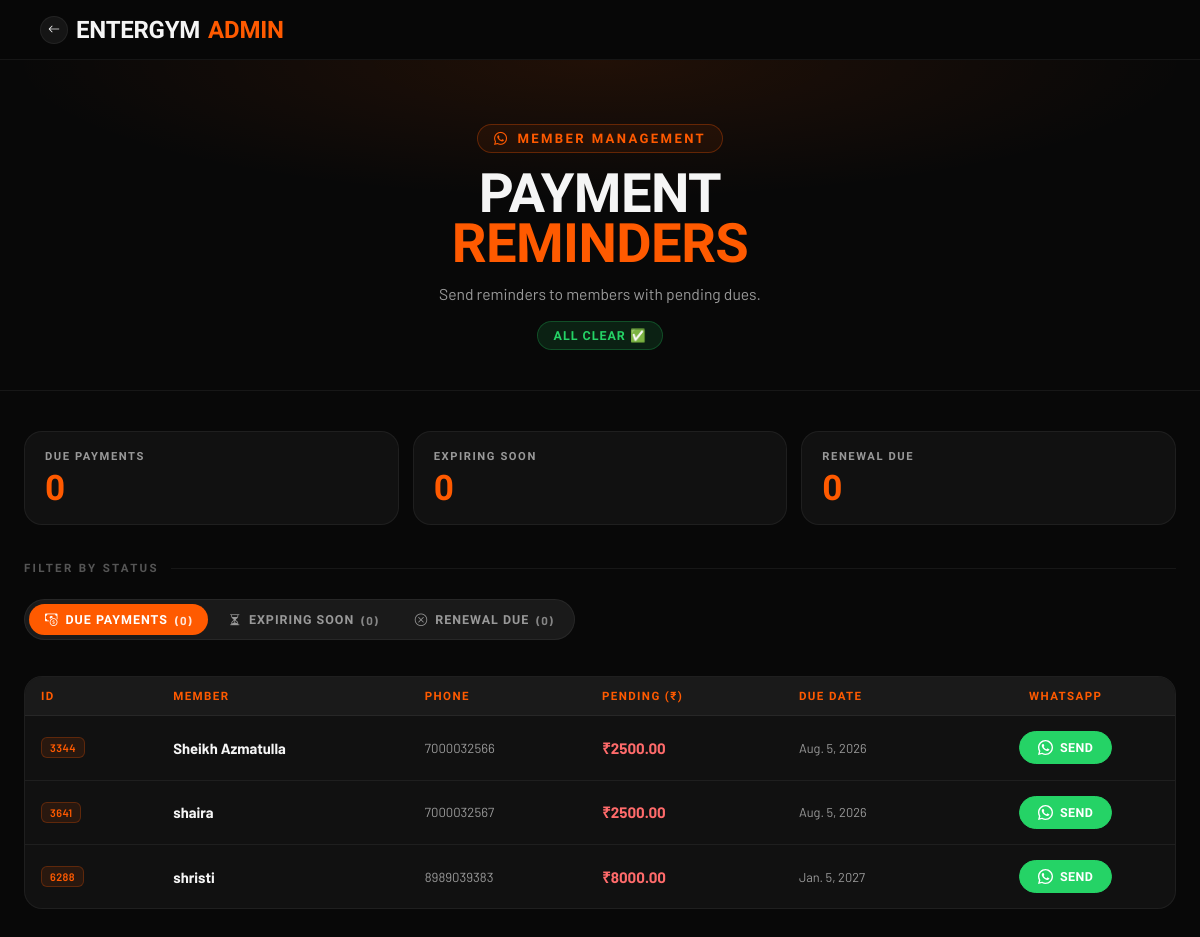
The page /admin-tools/whatsapp/ (signed in) on the database as committed earlier.
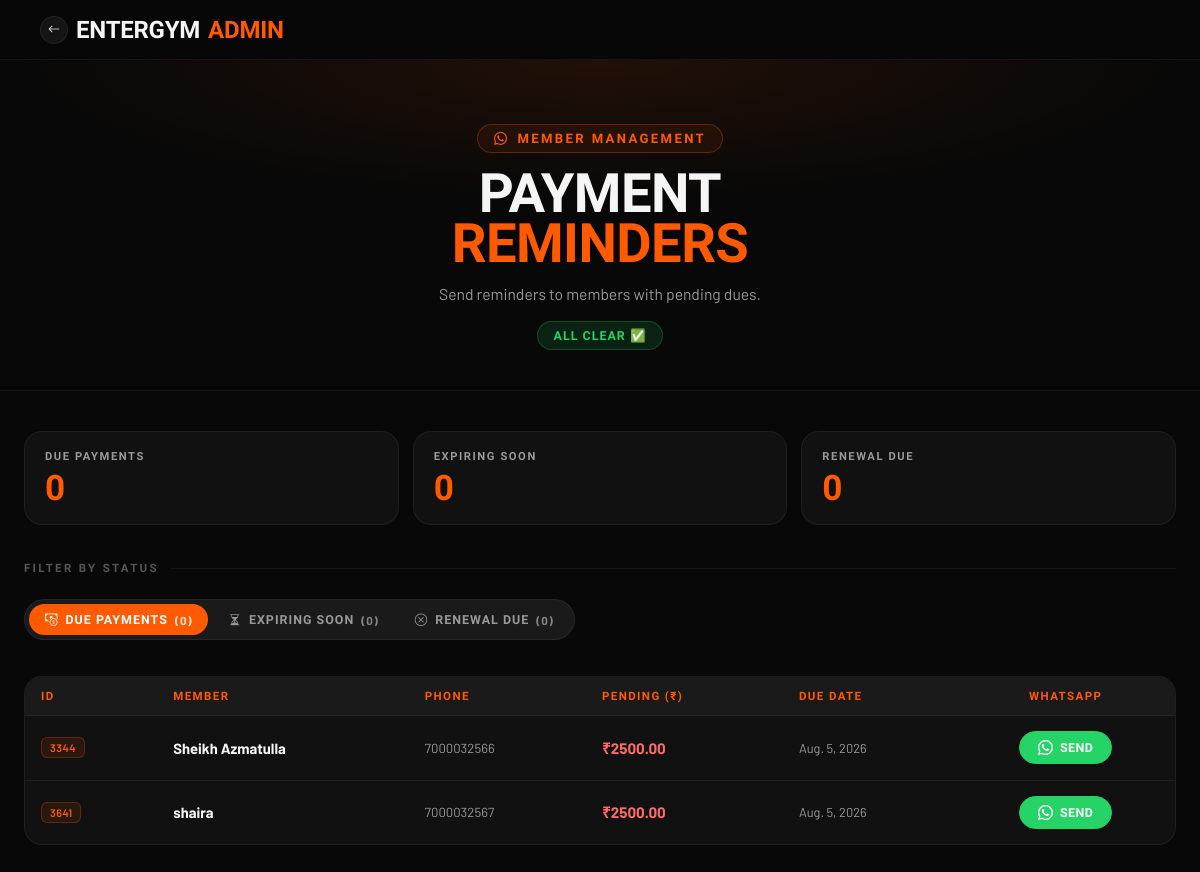
The same page on the database as committed later.
### AuthFit/models.py (models this page shows, shortened)
class Enrollment(models.Model):
    gym = models.ForeignKey(Gym, on_delete=models.CASCADE, db_index=True)
    objects = GymManager()
    GENDER_CHOICES = [('M', 'Male'), ('F', 'Female')]
    PAYMENT = [("Done", 'Done'), ("Pending", 'Pending')]
    METHOD = [('C', 'CASH'), ('U', 'UPI'), ('B', 'UPI + CASH')]
    SOURCE_CHOICES = [
        ("OWNER", "Owner"),
        ("MEMBER", "Member"),
    ]
    unique_id = models.CharField(max_length=10, editable=False, db_index=True)
    user = models.ForeignKey(
        User, on_delete=models.CASCADE, null=True, blank=True
    )
    profile_completed = models.BooleanField(default=False)
    source = models.CharField(max_length=10, choices=SOURCE_CHOICES, default="OWNER")
    fullname = models.CharField(max_length=25)
    email = models.EmailField(blank=True ,null=True)          # blank allowed — owner won't fill this
    gender = models.CharField(max_length=1, choices=GENDER_CHOICES, blank=True ,null=True)
    phone = models.CharField(max_length=10, db_index=True)   # primary lookup field now
    address = models.TextField(blank=True)
    reference = models.CharField(max_length=30, null=True, blank=True)
    selectPlan = models.ForeignKey(MembershipPlan, on_delete=models.CASCADE)
    trainer = models.ForeignKey(
        Trainer, on_delete=models.SET_NULL, null=True, blank=True
    )
    Amount = models.DecimalField(max_digits=10, decimal_places=2)
    paidAmount = models.DecimalField(default=0,max_digits=10,decimal_places=2,null=False)
    paymentDate = models.DateField(blank=True, null=True)
    paymentMethod = models.CharField(
        max_length=1, choices=METHOD, blank=True, null=True
    )
    pendingAmount = models.DecimalField(default=0,max_digits=10,decimal_places=2)
    pendingpaymentMethod = models.CharField(
        max_length=1, choices=METHOD, blank=True, null=True
    )
    pendingpaymentDate =  models.DateField(blank=True, null=True)
    paymentStatus = models.CharField(
        max_length=10, choices=PAYMENT, default="Pending"
    )
    last_expiry_notif_sent = models.DateField(null=True, blank=True)
    initial_invoice_generated = models.BooleanField(
        default=False,
        help_text="Set once the up-front payment collected during Quick Enrollment "
                "has been converted into a Payment + Invoice.",
    )
    doj = models.DateField(auto_now_add=True)
    DueDate = models.DateField(blank=True, null=True,db_index=True)
    created_at = models.DateTimeField(auto_now_add=True)
    is_active = models.BooleanField(default=True, db_index=True)
    is_deleted = models.BooleanField(default=False, db_index=True)
    deleted_at = models.DateTimeField(null=True, blank=True)
    deleted_by = models.ForeignKey(
        User, on_delete=models.SET_NULL, null=True, blank=True, related_name='+'
    )
    face_enrolled = models.BooleanField(default=False)
    face_image = CloudinaryField('image', null=True, blank=True)
    face_embeddings = models.JSONField(default=list, blank=True)
    class Meta:
        unique_together = ('gym', 'unique_id')
        constraints = [
            models.UniqueConstraint(
                fields=['gym', 'phone'],
                condition=models.Q(user__isnull=True),
                name='unique_pending_enrollment_phone_per_gym',
            )
        ]
    @property
    def is_expired(self):
        if self.DueDate:
            return timezone.now().date() > self.DueDate
        return False
    @property
    def days_remaining(self):
        if self.DueDate:
            return (self.DueDate - timezone.now().date()).days
        return None

### AuthFit/views.py (the view, shortened to what this page needs)
# urls.py: path('admin-tools/whatsapp/', views.whatsapp_pending_users, name='whatsapp_pending'),
@_gym_staff_required
def whatsapp_pending_users(request):
    gym = getattr(request, 'gym', None)
    today = timezone.now().date()
    base_qs = Enrollment.objects.select_related("selectPlan", "gym", "trainer")
    if gym:
        base_qs = base_qs.filter(gym=gym)
    pending_qs = base_qs.filter(paymentStatus="Pending").order_by("DueDate")
    pending_with_links = []
    for e in pending_qs:
        gym_name = e.gym.gym_name if e.gym else "EnterGYM"
        msg = (
            f"Hello {e.fullname}! Reminder from {gym_name}: "
            f"your payment of Rs.{e.pendingAmount} is pending. "
            f"Please clear your dues at your earliest convenience. Thank you!"
        )
        pending_with_links.append({
            "enrollment": e,
            "wa_link":    f"https://wa.me/91{e.phone}?text={quote(msg)}",
            "panel_data": _panel_data(e, "due"),
        })
    expiring_cutoff = today + timedelta(days=2)
    expiring_qs = base_qs.filter(
        DueDate__gte=today,
        DueDate__lte=expiring_cutoff,
    ).order_by("DueDate")
    expiring_with_links = []
    expired_qs = base_qs.filter(DueDate__lt=today).order_by("-DueDate")
    expired_with_links = []
    return render(request, "admin_whatsapp.html", {
        "pending": pending_with_links,
        "expiring_soon": expiring_with_links,
        "expired_members": expired_with_links,
        "pending_count": len(pending_with_links),
        "expiring_count": len(expiring_with_links),
        "expired_count": len(expired_with_links),
        "gym": gym,    })

### AuthFit/context_processors.py (called while the page is built, shortened)
def saas_config(request):
    return {
        'BASE_DOMAIN': os.environ.get('BASE_DOMAIN', 'entergym.in'),
    }

def _user_hash(uid: int) -> str:
    return hmac.new(
        settings.SECRET_KEY.encode("utf-8"),
        str(uid).encode("utf-8"),
        hashlib.sha256,
    ).hexdigest()[:16]

def _build_response(is_enrolled, already_marked, user_hash, request=None):
    config = {
        "isAuthenticated": request.user.is_authenticated if request else False,
        "isEnrolled":      bool(is_enrolled),
        "alreadyMarked":   bool(already_marked),
        "userHash":        user_hash,
    }
    return {
        "GYM_CONFIG_JSON": json.dumps(config),
        "is_enrolled":     bool(is_enrolled),
        "already_marked":  bool(already_marked),
    }

def gym_context(request):
    gym = getattr(request, 'gym', None)
    if gym is None:
        return {'gym': None, 'favicon_url': None, 'logo_url': None}

### Gym/mixins.py (called while the page is built)
    def get_queryset(self):
        return GymQuerySet(self.model, using=self._db)

### notifications/context_processors.py (called while the page is built)
def vapid_key(request):
    key = getattr(settings, "VAPID_PUBLIC_KEY", "")
    if not key:
        return {}
    return {"VAPID_PUBLIC_KEY": key}

### templates/admin_whatsapp.html (shortened to what this page needs)
{% load static custom_filters %}
<!doctype html>
<html lang="en">
  <head>
    <link
      rel="stylesheet"
      href="https://cdn.jsdelivr.net/npm/bootstrap-icons@1.11.1/font/bootstrap-icons.css"
    />
  </head>
  <body>
    <nav class="store-nav">
      <div class="nav-inner">
        <a class="nav-brand" href="/">
          <span class="back-icon"><i class="bi bi-arrow-left"></i></span>
          {{ request.gym.gym_name|default:"EnterGYM" }}
          <span class="acc">Admin</span>
        </a>
      </div>
    </nav>
    <header class="page-header">
      <div class="header-inner">
        <div class="header-eyebrow">
          <i class="bi bi-whatsapp"></i> Member Management
        </div>
        <h1 id="pageTitle">Payment <span class="accent" id="pageTitleAccent">Reminders</span></h1>
        <p id="pageDesc">Send reminders to members with pending dues.</p>
        <span class="badge" id="statusBadge"></span>
      </div>
    </header>
    <div class="page-wrapper">
      <div class="summary-cards">
      <div class="summary-card">
        <div class="summary-card-label">Due Payments</div>
        <div class="summary-card-value">{{ pending_count|default:pending|length }}</div>
      </div>
      <div class="summary-card">
        <div class="summary-card-label">Expiring Soon</div>
        <div class="summary-card-value">{{ expiring_count|default:expiring_soon|length }}</div>
      </div>
      <div class="summary-card">
        <div class="summary-card-label">Renewal Due</div>
        <div class="summary-card-value">{{ expired_count|default:expired_members|length }}</div>
      </div>
    </div>
      <p class="section-label">Filter By Status</p>
      <div class="platform-tabs" id="reminder-tabs">
        <button class="tab-btn active" data-tab="due">
          <i class="bi bi-cash-coin"></i> Due Payments
          <span class="tab-count">({{ pending_count|default:pending|length }})</span>
        </button>
        <button class="tab-btn" data-tab="expiring">
          <i class="bi bi-hourglass-split"></i> Expiring Soon
          <span class="tab-count">({{ expiring_count|default:expiring_soon|length }})</span>
        </button>
        <button class="tab-btn" data-tab="expired">
          <i class="bi bi-x-circle"></i> Renewal Due
          <span class="tab-count">({{ expired_count|default:expired_members|length }})</span>
        </button>
      </div>
      <div id="tab-due" class="tab-panel active">
        {% if not pending %}
        <div class="empty-state">No pending payments</div>
        {% else %}
        <div class="table-wrap">
          <table>
            <thead>
              <tr>
                <th>ID</th>
                <th>Member</th>
                <th>Phone</th>
                <th>Pending (₹)</th>
                <th>Due Date</th>
                <th style="text-align: center">WhatsApp</th>
              </tr>
            </thead>
            <tbody>
              {% for item in pending %} {% with e=item.enrollment %}
              <tr class="clickable-row" data-json="{{ item.panel_data|data_json }}">
                <td><span class="cell-id">{{ e.unique_id }}</span></td>
                <td class="cell-name">{{ e.fullname }}</td>
                <td class="cell-phone">{{ e.phone }}</td>
                <td class="cell-amount">₹{{ e.pendingAmount }}</td>
                <td class="cell-due">
                  {{ e.DueDate|default:"—" }}
                </td>
                <td style="text-align: center">
                  <a class="wa-btn" href="{{ item.wa_link }}" target="_blank">
                    Send
                  </a>
                </td>
              </tr>
              {% endwith %} {% endfor %}
            </tbody>
          </table>
        </div>
        {% endif %}
      </div>
    </div>
  </body>
</html>

Rows that differ between the two databases and show on the page:
removed Enrollment: enrollment.unique_id "6288", enrollment.fullname "shristi", enrollment.phone "8989039383", enrollment.pendingAmount "8000.00", enrollment.DueDate "Jan. 5, 2027"
